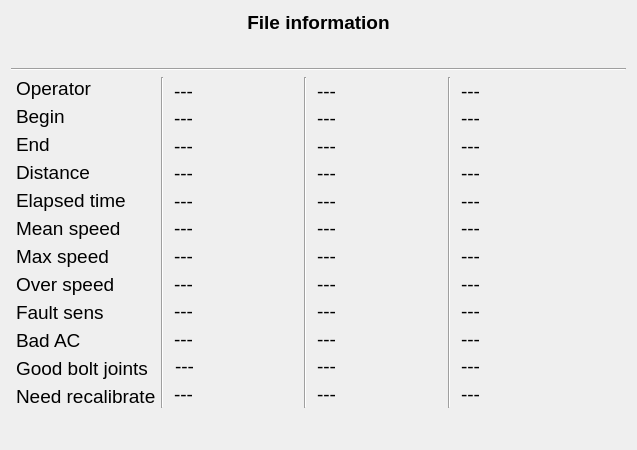
<?xml version="1.0" encoding="UTF-8"?>
<ui version="4.0">
 <class>Report</class>
 <widget class="QWidget" name="Report">
  <property name="geometry">
   <rect>
    <x>0</x>
    <y>0</y>
    <width>637</width>
    <height>450</height>
   </rect>
  </property>
  <property name="minimumSize">
   <size>
    <width>637</width>
    <height>450</height>
   </size>
  </property>
  <property name="font">
   <font>
    <pointsize>10</pointsize>
   </font>
  </property>
  <property name="windowTitle">
   <string>Form</string>
  </property>
  <property name="autoFillBackground">
   <bool>true</bool>
  </property>
  <layout class="QVBoxLayout" name="verticalLayout_4">
   <item>
    <widget class="QLabel" name="label">
     <property name="sizePolicy">
      <sizepolicy hsizetype="Preferred" vsizetype="Maximum">
       <horstretch>0</horstretch>
       <verstretch>0</verstretch>
      </sizepolicy>
     </property>
     <property name="font">
      <font>
       <pointsize>14</pointsize>
       <weight>75</weight>
       <bold>true</bold>
      </font>
     </property>
     <property name="text">
      <string>File information</string>
     </property>
     <property name="alignment">
      <set>Qt::AlignCenter</set>
     </property>
    </widget>
   </item>
   <item>
    <layout class="QHBoxLayout" name="horizontalLayout_2">
     <property name="leftMargin">
      <number>5</number>
     </property>
     <item>
      <spacer name="horizontalSpacer_3">
       <property name="orientation">
        <enum>Qt::Horizontal</enum>
       </property>
       <property name="sizeHint" stdset="0">
        <size>
         <width>40</width>
         <height>20</height>
        </size>
       </property>
      </spacer>
     </item>
     <item>
      <widget class="QLabel" name="lineName">
       <property name="sizePolicy">
        <sizepolicy hsizetype="Preferred" vsizetype="Preferred">
         <horstretch>0</horstretch>
         <verstretch>0</verstretch>
        </sizepolicy>
       </property>
       <property name="font">
        <font>
         <pointsize>14</pointsize>
         <weight>50</weight>
         <bold>false</bold>
        </font>
       </property>
       <property name="text">
        <string/>
       </property>
       <property name="alignment">
        <set>Qt::AlignCenter</set>
       </property>
      </widget>
     </item>
     <item>
      <widget class="QLabel" name="date">
       <property name="sizePolicy">
        <sizepolicy hsizetype="Preferred" vsizetype="Preferred">
         <horstretch>0</horstretch>
         <verstretch>0</verstretch>
        </sizepolicy>
       </property>
       <property name="font">
        <font>
         <pointsize>14</pointsize>
         <weight>50</weight>
         <bold>false</bold>
        </font>
       </property>
       <property name="text">
        <string/>
       </property>
       <property name="alignment">
        <set>Qt::AlignCenter</set>
       </property>
      </widget>
     </item>
     <item>
      <widget class="QLabel" name="time">
       <property name="sizePolicy">
        <sizepolicy hsizetype="Preferred" vsizetype="Preferred">
         <horstretch>0</horstretch>
         <verstretch>0</verstretch>
        </sizepolicy>
       </property>
       <property name="font">
        <font>
         <pointsize>14</pointsize>
         <weight>50</weight>
         <bold>false</bold>
        </font>
       </property>
       <property name="text">
        <string/>
       </property>
       <property name="alignment">
        <set>Qt::AlignCenter</set>
       </property>
      </widget>
     </item>
     <item>
      <spacer name="horizontalSpacer_2">
       <property name="orientation">
        <enum>Qt::Horizontal</enum>
       </property>
       <property name="sizeHint" stdset="0">
        <size>
         <width>40</width>
         <height>20</height>
        </size>
       </property>
      </spacer>
     </item>
    </layout>
   </item>
   <item>
    <widget class="Line" name="line_2">
     <property name="orientation">
      <enum>Qt::Horizontal</enum>
     </property>
    </widget>
   </item>
   <item>
    <layout class="QHBoxLayout" name="horizontalLayout">
     <property name="spacing">
      <number>5</number>
     </property>
     <item>
      <layout class="QVBoxLayout" name="titlesColumn">
       <property name="leftMargin">
        <number>5</number>
       </property>
       <item>
        <widget class="QLabel" name="operatorTitle">
         <property name="font">
          <font>
           <pointsize>14</pointsize>
          </font>
         </property>
         <property name="text">
          <string>Operator</string>
         </property>
        </widget>
       </item>
       <item>
        <widget class="QLabel" name="beginCoordinateTitle">
         <property name="font">
          <font>
           <pointsize>14</pointsize>
          </font>
         </property>
         <property name="text">
          <string>Begin</string>
         </property>
        </widget>
       </item>
       <item>
        <widget class="QLabel" name="endCoordinateTitle">
         <property name="font">
          <font>
           <pointsize>14</pointsize>
          </font>
         </property>
         <property name="text">
          <string>End</string>
         </property>
        </widget>
       </item>
       <item>
        <widget class="QLabel" name="distanceTitle">
         <property name="font">
          <font>
           <pointsize>14</pointsize>
          </font>
         </property>
         <property name="text">
          <string>Distance</string>
         </property>
        </widget>
       </item>
       <item>
        <widget class="QLabel" name="elapsedTimeTitle">
         <property name="font">
          <font>
           <pointsize>14</pointsize>
          </font>
         </property>
         <property name="text">
          <string>Elapsed time</string>
         </property>
        </widget>
       </item>
       <item>
        <widget class="QLabel" name="meaSpeedTitle">
         <property name="font">
          <font>
           <pointsize>14</pointsize>
          </font>
         </property>
         <property name="text">
          <string>Mean speed</string>
         </property>
        </widget>
       </item>
       <item>
        <widget class="QLabel" name="maxSpeedTitle">
         <property name="font">
          <font>
           <pointsize>14</pointsize>
          </font>
         </property>
         <property name="text">
          <string>Max speed</string>
         </property>
        </widget>
       </item>
       <item>
        <widget class="QLabel" name="overSpeedTitle">
         <property name="font">
          <font>
           <pointsize>14</pointsize>
          </font>
         </property>
         <property name="text">
          <string>Over speed</string>
         </property>
         <property name="scaledContents">
          <bool>false</bool>
         </property>
         <property name="wordWrap">
          <bool>true</bool>
         </property>
        </widget>
       </item>
       <item>
        <widget class="QLabel" name="faultSensTitle">
         <property name="font">
          <font>
           <pointsize>14</pointsize>
          </font>
         </property>
         <property name="text">
          <string>Fault sens</string>
         </property>
         <property name="scaledContents">
          <bool>false</bool>
         </property>
         <property name="wordWrap">
          <bool>true</bool>
         </property>
        </widget>
       </item>
       <item>
        <widget class="QLabel" name="badAcTitle">
         <property name="font">
          <font>
           <pointsize>14</pointsize>
          </font>
         </property>
         <property name="text">
          <string>Bad AC</string>
         </property>
         <property name="scaledContents">
          <bool>false</bool>
         </property>
         <property name="wordWrap">
          <bool>true</bool>
         </property>
        </widget>
       </item>
       <item>
        <widget class="QLabel" name="goodBoltJointsTitle">
         <property name="font">
          <font>
           <pointsize>14</pointsize>
          </font>
         </property>
         <property name="text">
          <string>Good bolt joints</string>
         </property>
         <property name="scaledContents">
          <bool>false</bool>
         </property>
         <property name="wordWrap">
          <bool>true</bool>
         </property>
        </widget>
       </item>
       <item>
        <widget class="QLabel" name="needRecalibrateTitle">
         <property name="font">
          <font>
           <pointsize>14</pointsize>
          </font>
         </property>
         <property name="text">
          <string>Need recalibrate</string>
         </property>
         <property name="scaledContents">
          <bool>false</bool>
         </property>
         <property name="wordWrap">
          <bool>true</bool>
         </property>
        </widget>
       </item>
      </layout>
     </item>
     <item>
      <widget class="Line" name="firstColumnLine">
       <property name="orientation">
        <enum>Qt::Vertical</enum>
       </property>
      </widget>
     </item>
     <item>
      <widget class="QWidget" name="firstOperatorWidget" native="true">
       <layout class="QVBoxLayout" name="verticalLayout_3">
        <property name="spacing">
         <number>0</number>
        </property>
        <property name="leftMargin">
         <number>0</number>
        </property>
        <property name="topMargin">
         <number>0</number>
        </property>
        <property name="rightMargin">
         <number>0</number>
        </property>
        <property name="bottomMargin">
         <number>0</number>
        </property>
        <item>
         <layout class="QVBoxLayout" name="firstOperatorColumn">
          <property name="leftMargin">
           <number>5</number>
          </property>
          <item>
           <widget class="QLabel" name="firstOperatorName">
            <property name="font">
             <font>
              <pointsize>14</pointsize>
             </font>
            </property>
            <property name="text">
             <string>---</string>
            </property>
           </widget>
          </item>
          <item>
           <widget class="QLabel" name="firstBeginCoordinate">
            <property name="font">
             <font>
              <pointsize>14</pointsize>
             </font>
            </property>
            <property name="text">
             <string>---</string>
            </property>
           </widget>
          </item>
          <item>
           <widget class="QLabel" name="firstEndCoordinate">
            <property name="font">
             <font>
              <pointsize>14</pointsize>
             </font>
            </property>
            <property name="text">
             <string>---</string>
            </property>
           </widget>
          </item>
          <item>
           <widget class="QLabel" name="firstDistance">
            <property name="font">
             <font>
              <pointsize>14</pointsize>
             </font>
            </property>
            <property name="text">
             <string>---</string>
            </property>
           </widget>
          </item>
          <item>
           <widget class="QLabel" name="firstElapsedTime">
            <property name="font">
             <font>
              <pointsize>14</pointsize>
             </font>
            </property>
            <property name="text">
             <string>---</string>
            </property>
           </widget>
          </item>
          <item>
           <widget class="QLabel" name="firstMeanSpeed">
            <property name="font">
             <font>
              <pointsize>14</pointsize>
             </font>
            </property>
            <property name="text">
             <string>---</string>
            </property>
           </widget>
          </item>
          <item>
           <widget class="QLabel" name="firstMaxSpeed">
            <property name="font">
             <font>
              <pointsize>14</pointsize>
             </font>
            </property>
            <property name="text">
             <string>---</string>
            </property>
           </widget>
          </item>
          <item>
           <widget class="QLabel" name="firstOverSpeed">
            <property name="font">
             <font>
              <pointsize>14</pointsize>
             </font>
            </property>
            <property name="text">
             <string>---</string>
            </property>
           </widget>
          </item>
          <item>
           <widget class="QLabel" name="firstFaultSens">
            <property name="font">
             <font>
              <pointsize>14</pointsize>
             </font>
            </property>
            <property name="text">
             <string>---</string>
            </property>
           </widget>
          </item>
          <item>
           <widget class="QLabel" name="firstBadAc">
            <property name="font">
             <font>
              <pointsize>14</pointsize>
             </font>
            </property>
            <property name="text">
             <string>---</string>
            </property>
           </widget>
          </item>
          <item>
           <widget class="QWidget" name="widget_9" native="true">
            <property name="font">
             <font>
              <pointsize>12</pointsize>
             </font>
            </property>
            <layout class="QHBoxLayout" name="horizontalLayout_17">
             <property name="spacing">
              <number>3</number>
             </property>
             <property name="leftMargin">
              <number>1</number>
             </property>
             <property name="topMargin">
              <number>1</number>
             </property>
             <property name="rightMargin">
              <number>1</number>
             </property>
             <property name="bottomMargin">
              <number>1</number>
             </property>
             <item>
              <widget class="QLabel" name="firstGoodBoltJoints">
               <property name="font">
                <font>
                 <pointsize>14</pointsize>
                </font>
               </property>
               <property name="text">
                <string>---</string>
               </property>
              </widget>
             </item>
            </layout>
           </widget>
          </item>
          <item>
           <widget class="QLabel" name="firstNeedRecalibrate">
            <property name="font">
             <font>
              <pointsize>14</pointsize>
             </font>
            </property>
            <property name="text">
             <string>---</string>
            </property>
           </widget>
          </item>
         </layout>
        </item>
       </layout>
      </widget>
     </item>
     <item>
      <widget class="Line" name="secondColumnLine">
       <property name="orientation">
        <enum>Qt::Vertical</enum>
       </property>
      </widget>
     </item>
     <item>
      <widget class="QWidget" name="secondOperatorWidget" native="true">
       <layout class="QVBoxLayout" name="verticalLayout_2">
        <property name="spacing">
         <number>0</number>
        </property>
        <property name="leftMargin">
         <number>0</number>
        </property>
        <property name="topMargin">
         <number>0</number>
        </property>
        <property name="rightMargin">
         <number>0</number>
        </property>
        <property name="bottomMargin">
         <number>0</number>
        </property>
        <item>
         <layout class="QVBoxLayout" name="secondOperatorColumn">
          <property name="leftMargin">
           <number>5</number>
          </property>
          <item>
           <widget class="QLabel" name="secondOperatorName">
            <property name="font">
             <font>
              <pointsize>14</pointsize>
             </font>
            </property>
            <property name="text">
             <string>---</string>
            </property>
           </widget>
          </item>
          <item>
           <widget class="QLabel" name="secondBeginCoordinate">
            <property name="font">
             <font>
              <pointsize>14</pointsize>
             </font>
            </property>
            <property name="text">
             <string>---</string>
            </property>
           </widget>
          </item>
          <item>
           <widget class="QLabel" name="secondEndCoordinate">
            <property name="font">
             <font>
              <pointsize>14</pointsize>
             </font>
            </property>
            <property name="text">
             <string>---</string>
            </property>
           </widget>
          </item>
          <item>
           <widget class="QLabel" name="secondDistance">
            <property name="font">
             <font>
              <pointsize>14</pointsize>
             </font>
            </property>
            <property name="text">
             <string>---</string>
            </property>
           </widget>
          </item>
          <item>
           <widget class="QLabel" name="secondElapsedTime">
            <property name="font">
             <font>
              <pointsize>14</pointsize>
             </font>
            </property>
            <property name="text">
             <string>---</string>
            </property>
           </widget>
          </item>
          <item>
           <widget class="QLabel" name="secondMeanSpeed">
            <property name="font">
             <font>
              <pointsize>14</pointsize>
             </font>
            </property>
            <property name="text">
             <string>---</string>
            </property>
           </widget>
          </item>
          <item>
           <widget class="QLabel" name="secondMaxSpeed">
            <property name="font">
             <font>
              <pointsize>14</pointsize>
             </font>
            </property>
            <property name="text">
             <string>---</string>
            </property>
           </widget>
          </item>
          <item>
           <widget class="QLabel" name="secondOverSpeed">
            <property name="font">
             <font>
              <pointsize>14</pointsize>
             </font>
            </property>
            <property name="text">
             <string>---</string>
            </property>
           </widget>
          </item>
          <item>
           <widget class="QLabel" name="secondFaultSens">
            <property name="font">
             <font>
              <pointsize>14</pointsize>
             </font>
            </property>
            <property name="text">
             <string>---</string>
            </property>
           </widget>
          </item>
          <item>
           <widget class="QLabel" name="secondBadAc">
            <property name="font">
             <font>
              <pointsize>14</pointsize>
             </font>
            </property>
            <property name="text">
             <string>---</string>
            </property>
           </widget>
          </item>
          <item>
           <widget class="QLabel" name="secondGoodBoltJoints">
            <property name="font">
             <font>
              <pointsize>14</pointsize>
             </font>
            </property>
            <property name="text">
             <string>---</string>
            </property>
           </widget>
          </item>
          <item>
           <widget class="QLabel" name="secondNeedRecalibrate">
            <property name="font">
             <font>
              <pointsize>14</pointsize>
             </font>
            </property>
            <property name="text">
             <string>---</string>
            </property>
           </widget>
          </item>
         </layout>
        </item>
       </layout>
      </widget>
     </item>
     <item>
      <widget class="Line" name="thirdColumnLine">
       <property name="orientation">
        <enum>Qt::Vertical</enum>
       </property>
      </widget>
     </item>
     <item>
      <widget class="QWidget" name="thirdOperatorWidget" native="true">
       <layout class="QVBoxLayout" name="verticalLayout">
        <property name="spacing">
         <number>0</number>
        </property>
        <property name="leftMargin">
         <number>0</number>
        </property>
        <property name="topMargin">
         <number>0</number>
        </property>
        <property name="rightMargin">
         <number>0</number>
        </property>
        <property name="bottomMargin">
         <number>0</number>
        </property>
        <item>
         <layout class="QVBoxLayout" name="thirdOperatorColumn">
          <property name="leftMargin">
           <number>5</number>
          </property>
          <item>
           <widget class="QLabel" name="thirdOperatorName">
            <property name="font">
             <font>
              <pointsize>14</pointsize>
             </font>
            </property>
            <property name="text">
             <string>---</string>
            </property>
           </widget>
          </item>
          <item>
           <widget class="QLabel" name="thirdBeginCoordinate">
            <property name="font">
             <font>
              <pointsize>14</pointsize>
             </font>
            </property>
            <property name="text">
             <string>---</string>
            </property>
           </widget>
          </item>
          <item>
           <widget class="QLabel" name="thirdEndCoordinate">
            <property name="font">
             <font>
              <pointsize>14</pointsize>
             </font>
            </property>
            <property name="text">
             <string>---</string>
            </property>
           </widget>
          </item>
          <item>
           <widget class="QLabel" name="thirdDistance">
            <property name="font">
             <font>
              <pointsize>14</pointsize>
             </font>
            </property>
            <property name="text">
             <string>---</string>
            </property>
           </widget>
          </item>
          <item>
           <widget class="QLabel" name="thirdElapsedTime">
            <property name="font">
             <font>
              <pointsize>14</pointsize>
             </font>
            </property>
            <property name="text">
             <string>---</string>
            </property>
           </widget>
          </item>
          <item>
           <widget class="QLabel" name="thirdMeanSpeed">
            <property name="font">
             <font>
              <pointsize>14</pointsize>
             </font>
            </property>
            <property name="text">
             <string>---</string>
            </property>
           </widget>
          </item>
          <item>
           <widget class="QLabel" name="thirdMaxSpeed">
            <property name="font">
             <font>
              <pointsize>14</pointsize>
             </font>
            </property>
            <property name="text">
             <string>---</string>
            </property>
           </widget>
          </item>
          <item>
           <widget class="QLabel" name="thirdOverSpeed">
            <property name="font">
             <font>
              <pointsize>14</pointsize>
             </font>
            </property>
            <property name="text">
             <string>---</string>
            </property>
           </widget>
          </item>
          <item>
           <widget class="QLabel" name="thirdFaultSens">
            <property name="font">
             <font>
              <pointsize>14</pointsize>
             </font>
            </property>
            <property name="text">
             <string>---</string>
            </property>
           </widget>
          </item>
          <item>
           <widget class="QLabel" name="thirdBadAc">
            <property name="font">
             <font>
              <pointsize>14</pointsize>
             </font>
            </property>
            <property name="text">
             <string>---</string>
            </property>
           </widget>
          </item>
          <item>
           <widget class="QLabel" name="thirdGoodBoltJoints">
            <property name="font">
             <font>
              <pointsize>14</pointsize>
             </font>
            </property>
            <property name="text">
             <string>---</string>
            </property>
           </widget>
          </item>
          <item>
           <widget class="QLabel" name="thirdNeedRecalibrate">
            <property name="font">
             <font>
              <pointsize>14</pointsize>
             </font>
            </property>
            <property name="text">
             <string>---</string>
            </property>
           </widget>
          </item>
         </layout>
        </item>
       </layout>
      </widget>
     </item>
     <item>
      <spacer name="horizontalSpacer">
       <property name="orientation">
        <enum>Qt::Horizontal</enum>
       </property>
       <property name="sizeType">
        <enum>QSizePolicy::Preferred</enum>
       </property>
       <property name="sizeHint" stdset="0">
        <size>
         <width>40</width>
         <height>20</height>
        </size>
       </property>
      </spacer>
     </item>
    </layout>
   </item>
   <item>
    <spacer name="verticalSpacer">
     <property name="orientation">
      <enum>Qt::Vertical</enum>
     </property>
     <property name="sizeHint" stdset="0">
      <size>
       <width>20</width>
       <height>40</height>
      </size>
     </property>
    </spacer>
   </item>
  </layout>
 </widget>
 <resources/>
 <connections/>
</ui>
